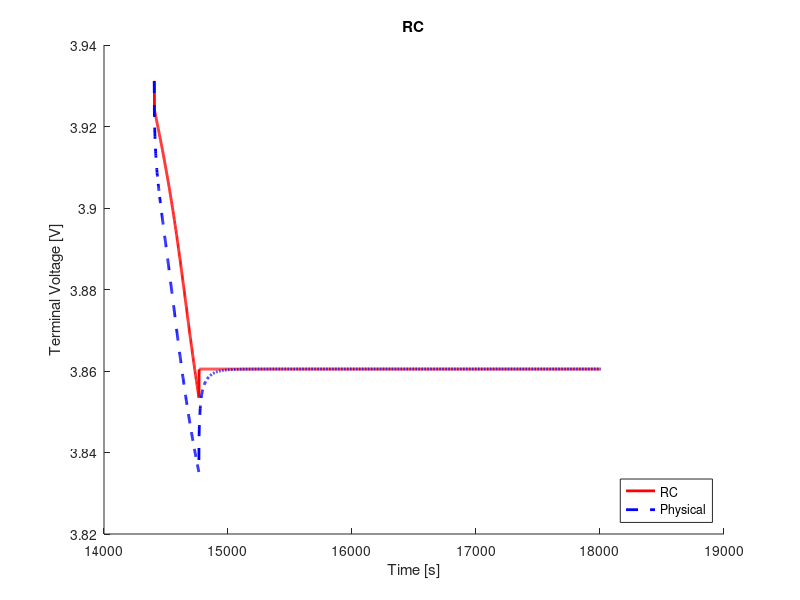

MATLAB code for this plot:
clear;
clc;
close all;

%% load data
load('ocv_final.mat');
time_ocv = time;
load('pulse_1_c_4.mat');
load('rc1_cf_params.mat');

%% voltage limitations
v_max = 4.4;                                    % cut-over voltage
v_min = 3.0;                                    % cut-off voltage

%% resample ocv and soc
t1 = time_ocv(1);
t2 = time_ocv(end);
dt = 1;                                         % sample time
t = (t1:dt:t2) - t1;

ocv = interp1(time_ocv, ocv, t1:dt:t2);
soc = interp1(time_ocv, soc, t1:dt:t2);

s = length(time);

%% variables
Q = 16.8;
eta = 1.0;                                  % coulombic efficiency

n = 0;                                      % number of rc links
flag = 1;

%% compute soc
ind_init = interp1(soc, 1:length(soc), 0.6133, 'nearest');
v_t(1) = ocv(ind_init);
z0 = soc(ind_init);
z = z0 - dt/(Q*3600)*eta*cumsum(I(1:end));

% manual fit
p = 4;
r0 = r0_cf(p);

%% compute terminal voltage
for j = 1:n
    f(j) = exp(-dt/(r(j)*c(j)));
end
for k = 1:s-1
    if flag == 1
        ind = interp1(soc, 1:length(soc), z(k), 'nearest');
        v_t(k+1) = ocv(ind) - I(k).*r0;
        if v_t(k) < v_min
            fprintf('Reached lower voltage limit.');
            flag = 0;
        end
        if v_t(k) > v_max
            fprintf('Reached upper voltage limit.');
            flag = 0;
        end 
    end
end

%% compute rms error
v_t = reshape(v_t, size(V_batt_time));
rmse = 1000*sqrt(mean((V_batt_time - v_t).^2))     % [mV]

%% plot
figure(1);
hold on;
plot(time, v_t, 'r', 'LineWidth', 2)
hold on;
plot(time, V_batt_time, 'b--', 'LineWidth', 2)
xlabel('Time [s]')
ylabel('Terminal Voltage [V]')
title('RC')
legend('RC', 'Physical', 'location', 'southeast')
